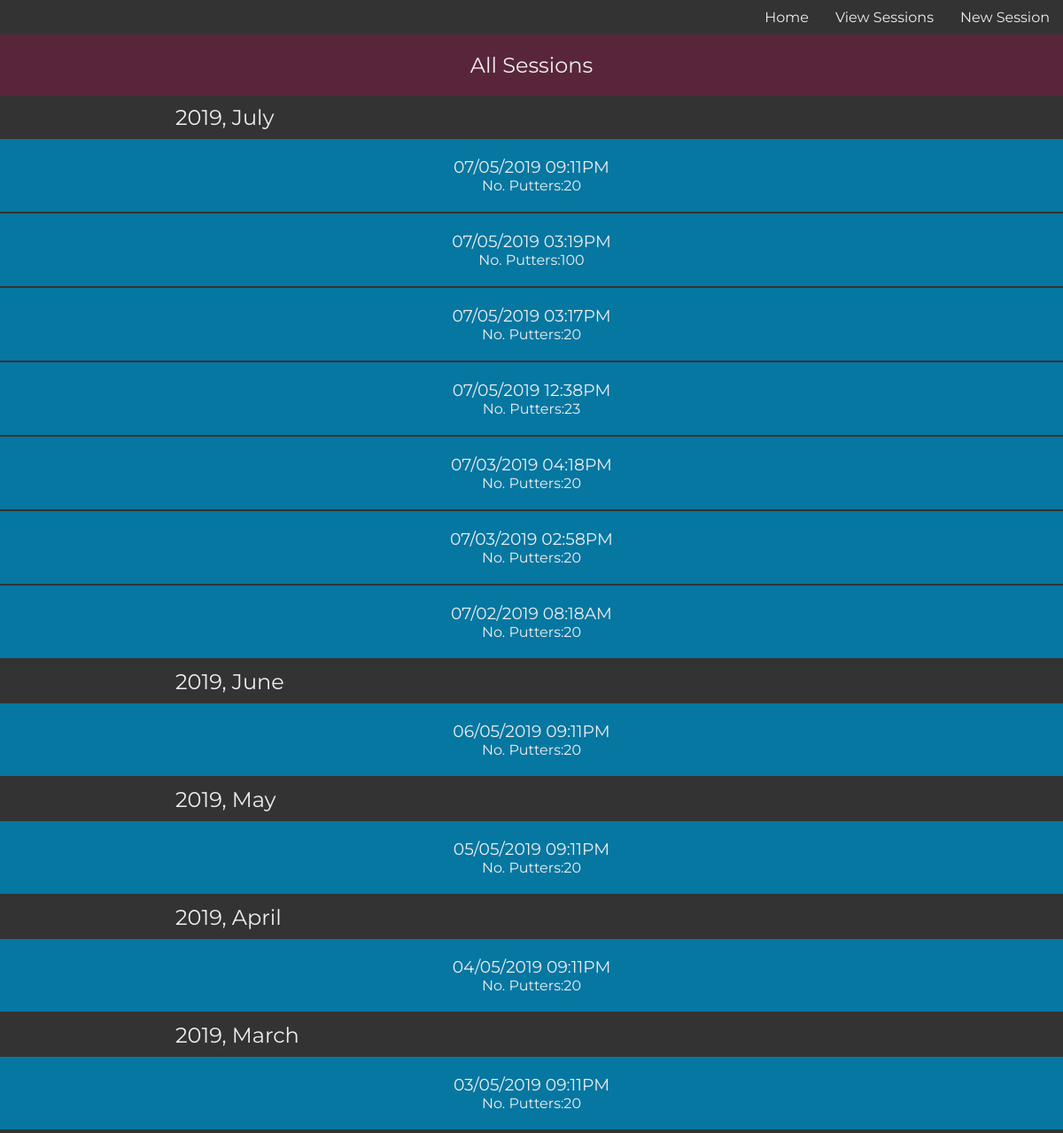
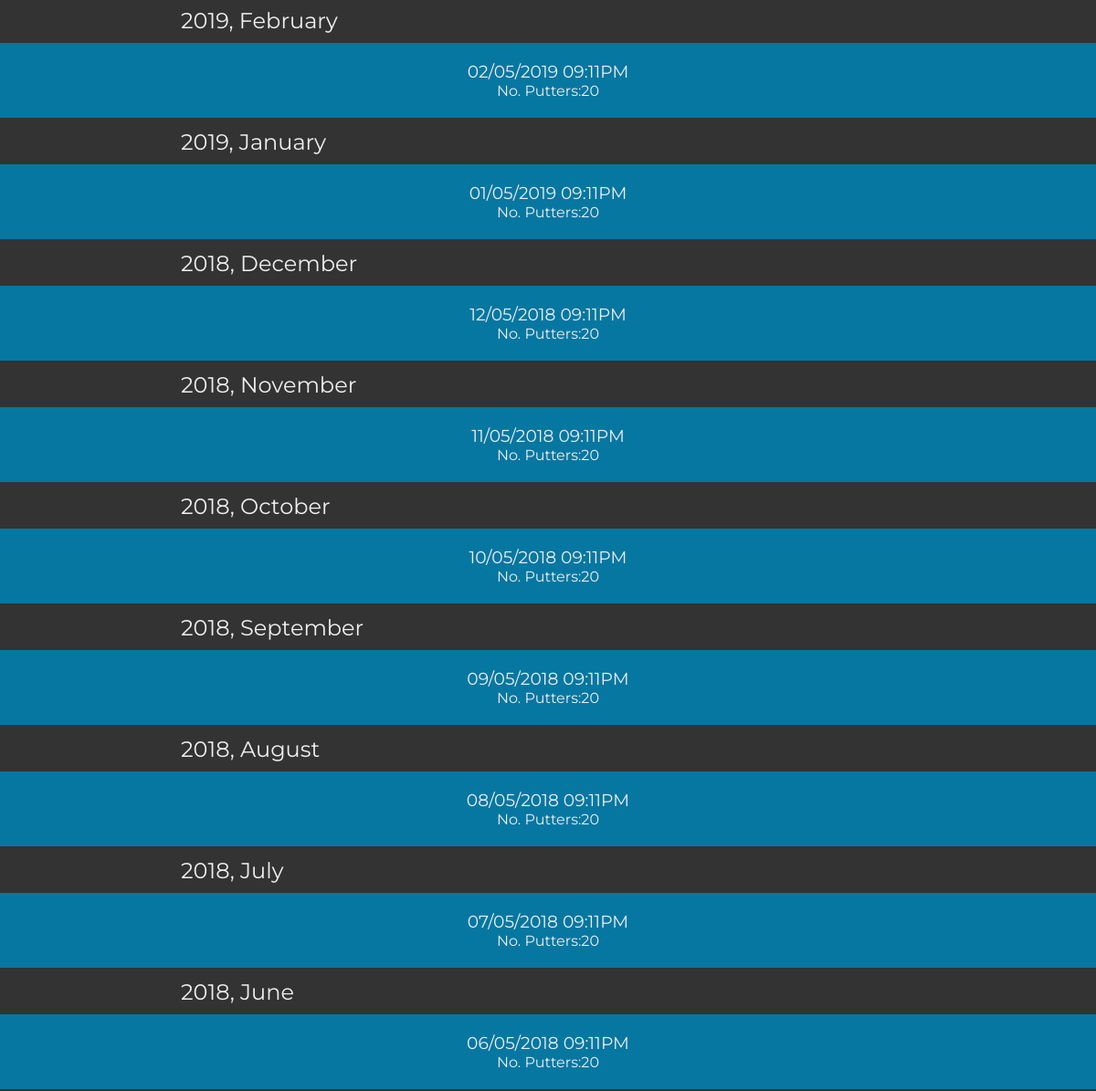
Page /puttsesh/view (signed in) on the committed database (2 pictures, top to bottom).
### model.py (models this page shows)
class PuttSesh(Model):
    user = ForeignKeyField(User, field=User.username, on_delete='CASCADE')
    date = DateTimeField()
    no_putters = IntegerField()
    class Meta:
        database = db

### main.py (the view)
@app.route('/puttsesh/view')
@login_required
def view_puttsesh():
    all_sessions = PuttSesh.select().order_by(PuttSesh.date.desc())
    return render_template('view_puttsesh.jinja2', all_sessions=all_sessions)

### main.py (called while the page is built)
def login_required(f):
    @wraps(f)
    def wrap(*args, **kwargs):
        if 'logged_in_user' in session:
            return f(*args, **kwargs)
        else:
            return redirect(url_for('login'))
    return wrap

@app.template_filter('strparsetime')
def string_parse_time_filter(value, date_format):
    return datetime.datetime.strptime(value, date_format)

### templates/view_puttsesh.jinja2
{% extends "base.jinja2" %}
{% block content %}
<div class='outer-container puttsesh-container'>
<h2 class="all-sessions-header">All Sessions</h2>
{% set month = namespace(m=all_sessions[0].date.strftime('%m-%Y')) %}
{% for session in all_sessions %}
    {% if session.date.strftime('%m-%Y') == month.m %}
        <h2 class='all-sessions-month'>{{ session.date.strftime('%Y, %B') }}</h2>
        {% if (session.date.strftime('%m')|int) - 1 < 1 %}
            {% set month.m = '12' + ((session.date.strftime('-%Y')|int + 1)|string) %}
        {% else %}
            {% if (month.m|strparsetime('%m-%Y')).strftime('%m')|int - 1 < 10 %}
                {% set month.m = '0' + ((session.date.strftime('%m')|int - 1)|string) + (session.date.strftime('-%Y')) %}
            {% else %}
                {% set month.m = ((session.date.strftime('%m')|int - 1)|string) + (session.date.strftime('-%Y')) %}
            {% endif %}
        {% endif %}
    {% endif %}
    <a class="puttsesh-link" href="{{ url_for('view_puttsesh_single', sesh_id=session.id) }}">
        <h3>{{ session.date.strftime('%m/%d/%Y %I:%M%p') }}</h3>
        <p>No. Putters:{{ session.no_putters }}</p>
    </a>
{% endfor %}
</div>
{% endblock content %}

### templates/base.jinja2 (shortened to what this page needs)
<!doctype html>
<html lang="en">
<head>
<link rel='stylesheet' href="{{ url_for('static', filename='css/main.css') }}">
</head>
<body>
	<nav>
		<a href="{{ url_for('home') }}">Home</a>
		<a href="{{ url_for('view_puttsesh') }}">View Sessions</a>
		{% if session.get('current_sesh_id') %}
			<a href="{{ url_for('current_puttsesh', sesh_id=session.get('current_sesh_id')) }}">Current Puttsesh</a>
		{% else %}
			<a href="{{ url_for('new_puttsesh') }}">New Session</a>
		{% endif %}
	</nav>
	{% block content %} {% endblock content %}
</body>
</html>

### static/css/main.css (style rules this page uses)
:root { --main-box-shadow: 1px 1px 3px 0px rgba(51, 51, 51, 0.15); --white-font: #efefef; --dark-grey-font: #333; --grey-font: #666; --light-grey-font: #ddd; --first-color: #59253a; --second-color: #78244c; --third-color: #895061; --fourth-color: #0677a1; --fifth-color: #2d4159; --transition-time: 300ms; }
* { box-sizing: border-box; color: var(--white-font); font-family: 'Montserrat'; font-weight: normal; margin: 0; padding: 0; }
body { background: var(--dark-grey-font); }
nav { background: var(--dark-grey-font); border-bottom: var(--blue-thick-border); display: flex; justify-content: flex-end; z-index: 1; }
nav a { color: var(--white-font); padding: 10px 15px; text-decoration: none; transition: var(--transition-time); }
.outer-container { align-items: center; display: flex; flex-direction: column; }
.puttsesh-container { align-items: center; display: flex; flex-direction: column; }
.all-sessions-header { background: var(--first-color); padding: 20px 0; text-align: center; width: 100%; }
.all-sessions-month { width: 100%; padding: 10px 0 10px 16.5vw; }
.puttsesh-link { background: var(--fourth-color); border-bottom: solid 2px var(--dark-grey-font); padding: 20px 0; text-decoration: none; transition: var(--transition-time); text-align: center; width: 100%; }

### rows in the picture
PuttSesh: date "2019, July", date "07/05/2019 09:11PM", no_putters "20"
PuttSesh: date "07/05/2019 03:19PM", no_putters "100"
PuttSesh: date "07/05/2019 03:17PM", no_putters "20"
PuttSesh: date "07/05/2019 12:38PM", no_putters "23"
PuttSesh: date "07/03/2019 04:18PM", no_putters "20"
PuttSesh: date "07/03/2019 02:58PM", no_putters "20"
PuttSesh: date "07/02/2019 08:18AM", no_putters "20"
PuttSesh: date "2019, June", date "06/05/2019 09:11PM", no_putters "20"
PuttSesh: date "2019, May", date "05/05/2019 09:11PM", no_putters "20"
PuttSesh: date "2019, April", date "04/05/2019 09:11PM", no_putters "20"
PuttSesh: date "2019, March", date "03/05/2019 09:11PM", no_putters "20"
PuttSesh: date "2019, February", date "02/05/2019 09:11PM", no_putters "20"
PuttSesh: date "2019, January", date "01/05/2019 09:11PM", no_putters "20"
PuttSesh: date "2018, December", date "12/05/2018 09:11PM", no_putters "20"
PuttSesh: date "2018, November", date "11/05/2018 09:11PM", no_putters "20"
PuttSesh: date "2018, October", date "10/05/2018 09:11PM", no_putters "20"
PuttSesh: date "2018, September", date "09/05/2018 09:11PM", no_putters "20"
PuttSesh: date "2018, August", date "08/05/2018 09:11PM", no_putters "20"
PuttSesh: date "2018, July", date "07/05/2018 09:11PM", no_putters "20"
PuttSesh: date "2018, June", date "06/05/2018 09:11PM", no_putters "20"
